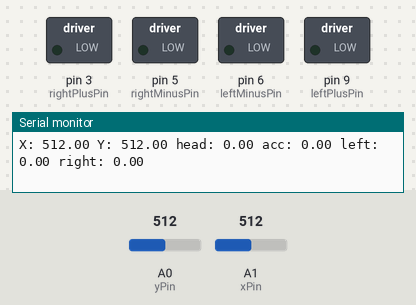
Simulated run of this sketch. Board: Arduino Uno, built with avr-gcc and run on an emulated ATmega328P. Parts: switched loads named in the sketch (green lamp = pin HIGH), the last lines printed to the serial monitor. The test bench sets the inputs (shaded band); at power-on: A0 (yPin) = 512, A1 (xPin) = 512.

Above: at 1.2 s.
1.3 s: A0 (yPin) set to 716
At 2.4 s:
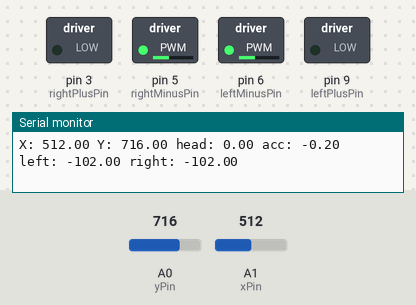
2.8 s: A1 (xPin) set to 900
At 3.4 s:
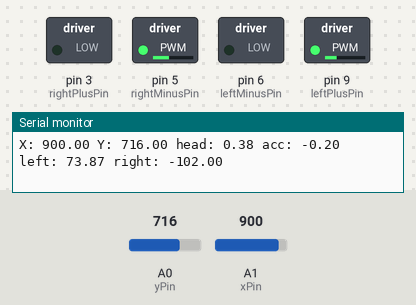
4.3 s: A0 (yPin) set to 900
At 5.4 s:
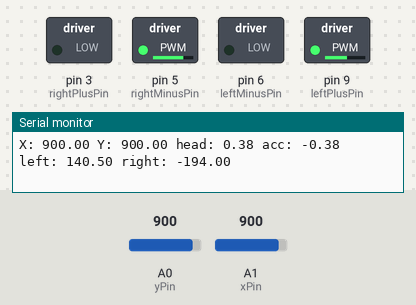
5.8 s: A1 (xPin) set to 1023
At 7.0 s:
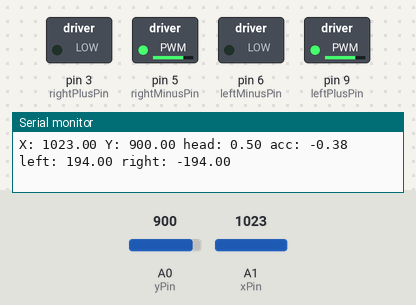
7.3 s: A1 (xPin) set to 716
At 8.2 s:
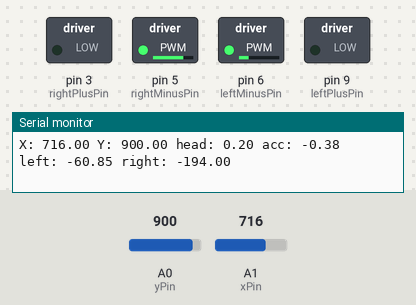
8.8 s: A0 (yPin) set to 1023
At 9.7 s:
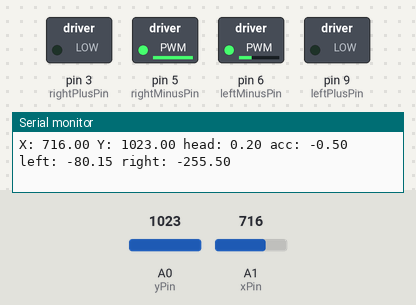
Timing chart, 0 to 11.3 s (numbered marks = the images above; inputs shaded):
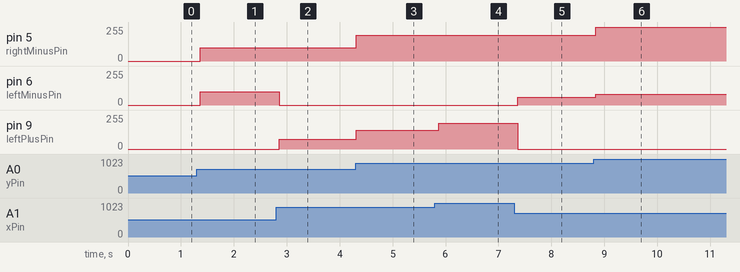

The sketch:

vaginosity_manual_wheels.ino
```cpp
#include <stdarg.h>


int leftPlusPin = 9;
int leftMinusPin = 6;
int rightPlusPin = 3;
int rightMinusPin = 5;

int xPin = A1;
int yPin = A0;


void setup() {
  // declare the ledPin as an OUTPUT:
  pinMode(leftPlusPin, OUTPUT);
  pinMode(leftMinusPin, OUTPUT);
  pinMode(rightPlusPin, OUTPUT);
  pinMode(rightMinusPin, OUTPUT);

  pinMode(xPin, INPUT);
  pinMode(yPin, INPUT);

  Serial.begin(9600);
}

void loop() {
  float xValue = analogRead(xPin);
  float yValue = analogRead(yPin);

  float heading = (xValue - 512.0) / 1024.0;
  float acc = (512.0 - yValue) / 1024.0;

  float leftAcc = 0;
  float rightAcc = 0;

  if (heading < -0.03) {
    leftAcc = acc;
    rightAcc = acc * cos(heading * PI * 2);
  } else
  if (heading > 0.03) {
    leftAcc = acc * cos(heading * PI * 2);
    rightAcc = acc;
  } else
  if (heading > -0.03 && heading < 0.03) {
    leftAcc = acc;
    rightAcc = acc;
  }

  if (leftAcc < 0) {
    analogWrite(leftMinusPin, 510.0 * (-leftAcc));
    analogWrite(leftPlusPin, 0);
  } else
  if (leftAcc >= 0) {
    analogWrite(leftPlusPin, 510.0 * leftAcc);
    analogWrite(leftMinusPin, 0);
  }

  if (rightAcc < 0) {
    analogWrite(rightMinusPin, 510.0 * (-rightAcc));
    analogWrite(rightPlusPin, 0);
  } else
  if (rightAcc >= 0) {
    analogWrite(rightPlusPin, 510.0 * rightAcc);
    analogWrite(rightMinusPin, 0);
  }

  delay(10);

  Serial.print("X: "); Serial.print(xValue);
  Serial.print(" Y: "); Serial.print(yValue);
  Serial.print(" head: "); Serial.print(heading);
  Serial.print(" acc: "); Serial.print(acc);
  Serial.print(" left: "); Serial.print(512.0 * leftAcc);
  Serial.print(" right: "); Serial.println(512.0 * rightAcc);

}
```

Measured:
- after the input at 1.3 s, pin 5 (rightMinusPin), pin 6 (leftMinusPin): 0/255 → 101/255 after 0.06 s
- after the input at 2.8 s, pin 6 (leftMinusPin): 101/255 → 0/255 after 0.06 s; pin 9 (leftPlusPin): 0/255 → 73/255 after 0.06 s
- after the input at 4.3 s, pin 5 (rightMinusPin): 101/255 → 193/255 at once; pin 9 (leftPlusPin): 73/255 → 139/255 at once
- after the input at 5.8 s, pin 9 (leftPlusPin): 139/255 → 193/255 after 0.07 s
- after the input at 7.3 s, pin 6 (leftMinusPin): 0/255 → 60/255 after 0.06 s; pin 9 (leftPlusPin): 193/255 → 0/255 after 0.06 s
- after the input at 8.8 s, pin 5 (rightMinusPin): 193/255 → 254/255 at once; pin 6 (leftMinusPin): 60/255 → 79/255 at once
